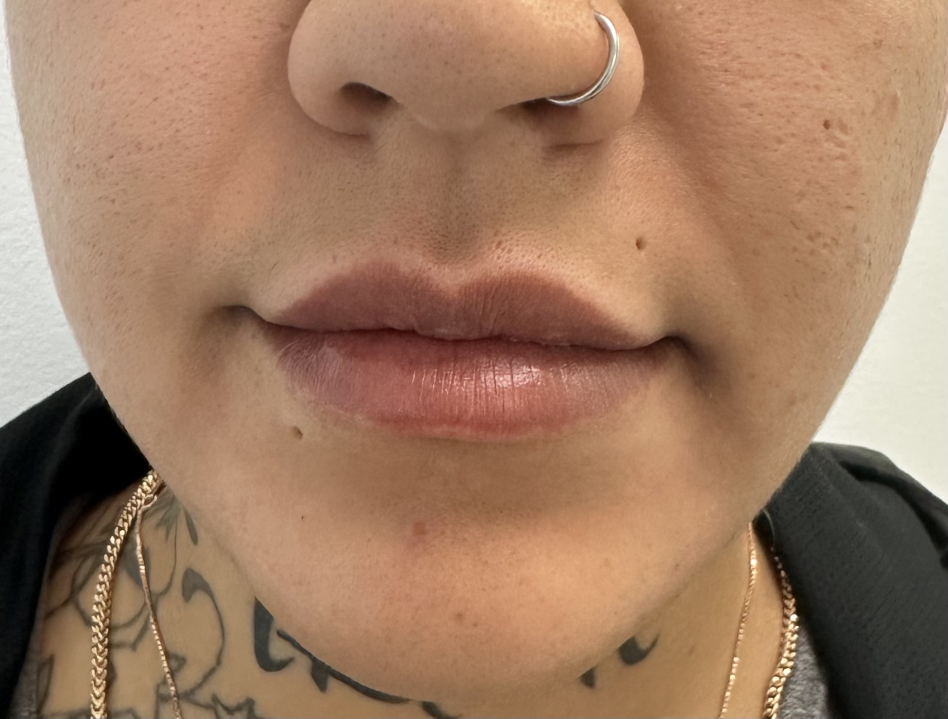
#> input picture design/photos/cleo/img_0221.jpg, 1895 x 1437 px, found by its file name (shown at 1/2 size); its folder holds 4 pictures in this run
$ python make-crops.py
#> lines starting #> are read from the running program, lines starting #| are printed output that depends on the picture
"""Crop client photos to the treatment area so no face is in the published file.

Also colour-matches before/after pairs shot under different white balance, so the
comparison shows the result rather than the lighting.
"""
from PIL import Image, ImageDraw, ImageStat
import os

SRC = 'design/photos/cleo'
OUT = 'design/photos/cleo/crops'
SP = '/tmp/claude-0/-home-user-InstagramCarousel/c1afbe22-4fc3-5184-a3b6-dc6b3d674dd8/scratchpad'

# (left, top, right, bottom) as fractions of the source image
CROPS = {
    'img_0221': (0.20, 0.16, 0.80, 0.64),
    'img_0233': (0.20, 0.14, 0.80, 0.62),
    'img_0962': (0.00, 0.20, 0.60, 0.68),
    'img_0998': (0.00, 0.16, 0.78, 0.80),
    'img_1119': (0.18, 0.46, 0.62, 0.78),
    'img_1123': (0.32, 0.14, 0.80, 0.48),
    'img_9848': (0.26, 0.12, 0.78, 0.68),
    'img_9850': (0.15, 0.00, 0.90, 1.00),
    'img_9908': (0.22, 0.16, 0.92, 0.72),
    'img_9912': (0.02, 0.14, 0.90, 0.88),
    'img_1444': (0.22, 0.40, 0.85, 0.85),
    'img_1447': (0.30, 0.42, 1.00, 0.88),
    'img_7715': (0.50, 0.06, 0.82, 0.72),
    'img_4775': (0.22, 0.30, 0.82, 0.56),
    'img_4777': (0.30, 0.34, 0.85, 0.62),
    'img_4778': (0.25, 0.38, 0.85, 0.64),
    'img_4780': (0.22, 0.42, 0.82, 0.68),
    'img_4781': (0.25, 0.40, 0.78, 0.68),
    'img_4782': (0.35, 0.42, 0.90, 0.70),
}

# Pairs shot under different lighting. Both frames get pulled to the midpoint so
# neither the before nor the after is flattered.
COLOUR_MATCH = [('img_1119', 'img_1123'), ('img_0962', 'img_0998'),
                ('img_9848', 'img_9850')]

ASPECT = 450 / 520  # template frame


def crop(name, box):
#> called with name = 'img_0221', box = (0.2, 0.16, 0.8, 0.64)
    im = Image.open(f'{SRC}/{name}.jpg').convert('RGB')
#> im is the input picture: PIL image 1895x1437 RGB; mean R, G, B 158.1, 122.5, 97.4
    W, H = im.size
#> W = 1895; H = 1437
    l, t, r, b = box[0] * W, box[1] * H, box[2] * W, box[3] * H
#> l = 379; t = 229.9; r = 1516; b = 919.7
    cw, ch = r - l, b - t
#> cw = 1137; ch = 689.8
    cx, cy = (l + r) / 2, (t + b) / 2
#> cx = 947.5; cy = 574.8
    if cw / ch > ASPECT:
        cw = ch * ASPECT
#> cw = 596.9
    else:
        ch = cw / ASPECT
    l, r, t, b = cx - cw / 2, cx + cw / 2, cy - ch / 2, cy + ch / 2
#> l = 649; r = 1246
    if l < 0: r -= l; l = 0
    if t < 0: b -= t; t = 0
    if r > W: l -= r - W; r = W
    if b > H: t -= b - H; b = H
    return im.crop((int(max(0, l)), int(max(0, t)), int(min(W, r)), int(min(H, b))))
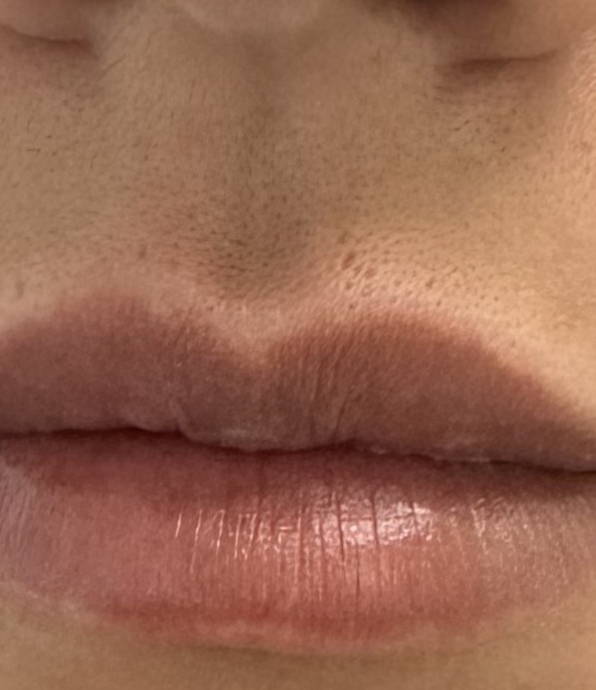
#> returned value: PIL image 596x690 RGB; mean R, G, B 151.8, 102.7, 81.2


STRENGTH = 0.5  # partial correction; a full pull flattens real skin tone


def skin_ref(im):
    """Per-channel median over mid-luminance pixels: skin, not shadow or blowout."""
    small = im.resize((160, int(160 * im.height / im.width)))
    px = list(small.getdata())
    lum = sorted(0.299 * r + 0.587 * g + 0.114 * b for r, g, b in px)
    lo, hi = lum[int(len(lum) * .30)], lum[int(len(lum) * .80)]
    band = [p for p in px if lo <= 0.299 * p[0] + 0.587 * p[1] + 0.114 * p[2] <= hi]
    band = band or px
    return [sorted(p[i] for p in band)[len(band) // 2] for i in range(3)]


def apply_gains(im, ref, target):
    g = [1 + STRENGTH * (target[i] / ref[i] - 1) for i in range(3)]
    return Image.merge('RGB', [
        ch.point(lambda v, k=g[i]: min(255, int(v * k)))
        for i, ch in enumerate(im.split())
    ])


if __name__ == '__main__':
    os.makedirs(OUT, exist_ok=True)
    crops = {n: crop(n, b) for n, b in CROPS.items()}
#> call 2 of crop, with name = 'img_0233', box = (0.2, 0.14, 0.8, 0.62)
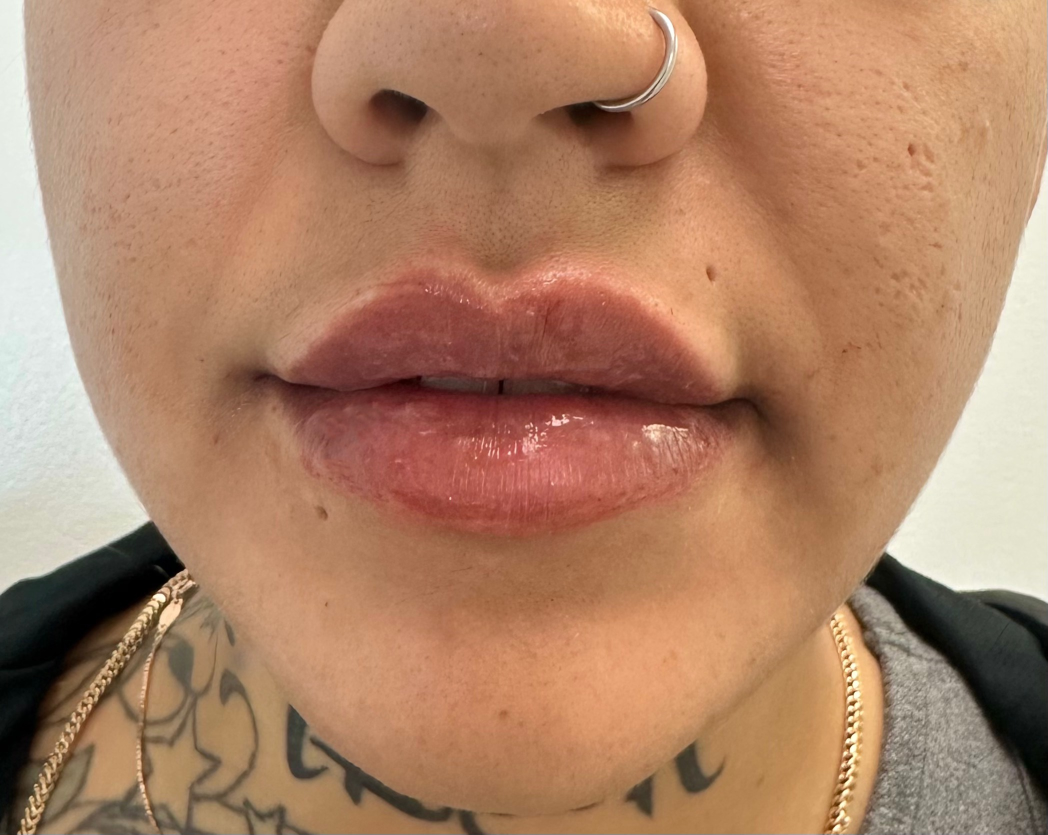
#> input picture design/photos/cleo/img_0233.jpg, 2095 x 1669 px, found by its file name (shown at 1/2 size)
#> in crop, im is the input picture: PIL image 2095x1669 RGB; mean R, G, B 174, 130, 101.9
#> in crop (call 2), `return im.crop((int(max(0, l)), int(max(0, t)), int(min(W, r)), int(mi..`:
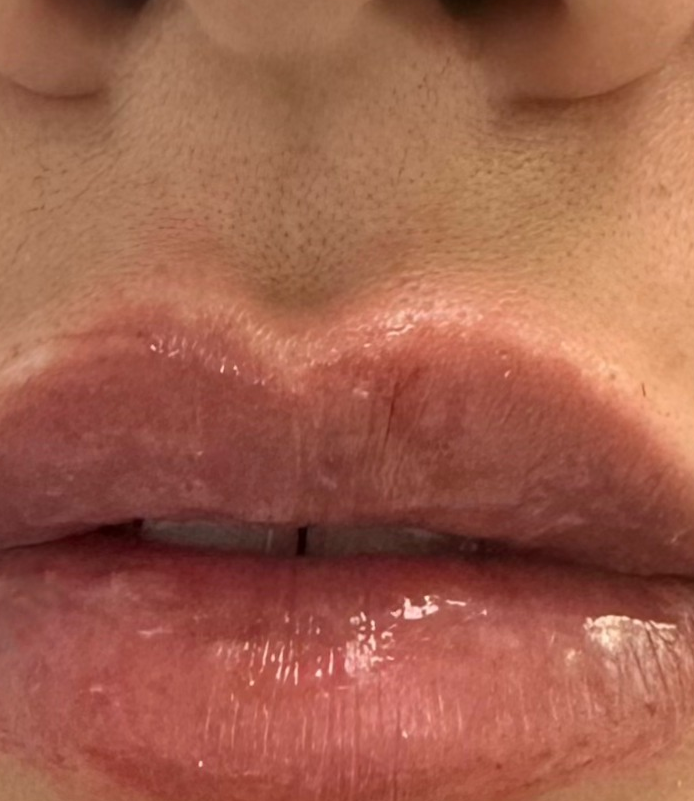
#> returned value: PIL image 694x801 RGB; mean R, G, B 160.8, 96.3, 76.4
#> call 3 of crop, with name = 'img_0962', box = (0, 0.2, 0.6, 0.68)
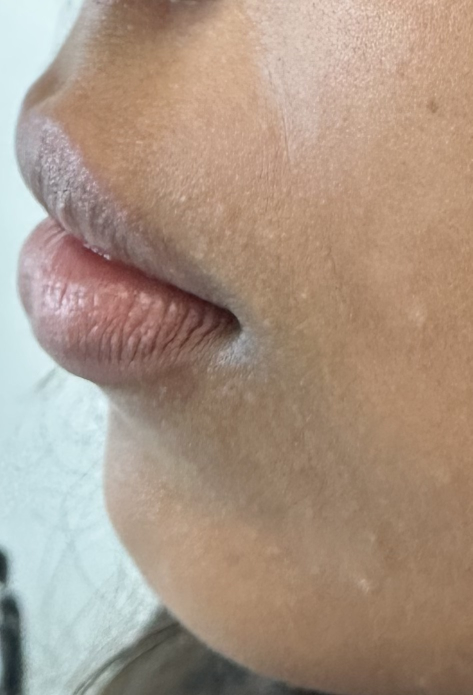
#> input picture design/photos/cleo/img_0962.jpg, 945 x 1390 px, found by its file name (shown at 1/2 size)
#> in crop, im is the input picture: PIL image 945x1390 RGB; mean R, G, B 169.6, 149.4, 133
#> in crop (call 3), `return im.crop((int(max(0, l)), int(max(0, t)), int(min(W, r)), int(mi..`:
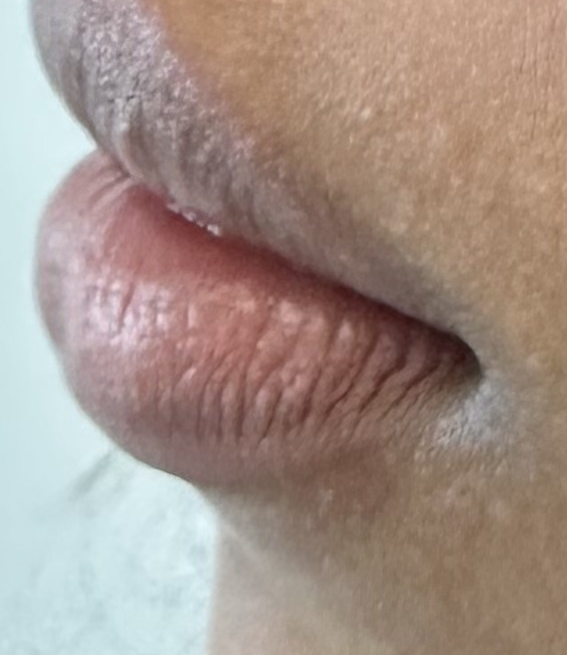
#> returned value: PIL image 567x655 RGB; mean R, G, B 164.1, 146.1, 136.7
#> call 4 of crop, with name = 'img_0998', box = (0, 0.16, 0.78, 0.8)
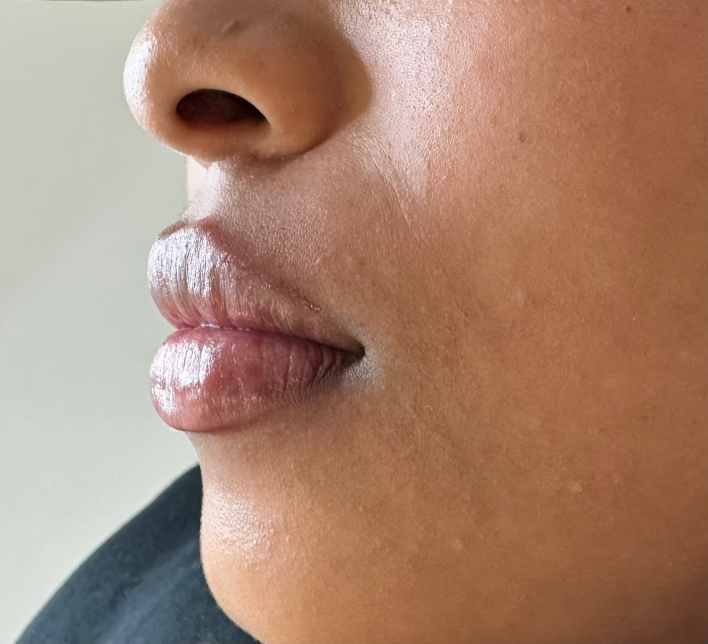
#> input picture design/photos/cleo/img_0998.jpg, 2123 x 1931 px, found by its file name (shown at 1/3 size)
#> in crop, im is the input picture: PIL image 2123x1931 RGB; mean R, G, B 168.3, 132.4, 112.2
#> in crop (call 4), `return im.crop((int(max(0, l)), int(max(0, t)), int(min(W, r)), int(mi..`:
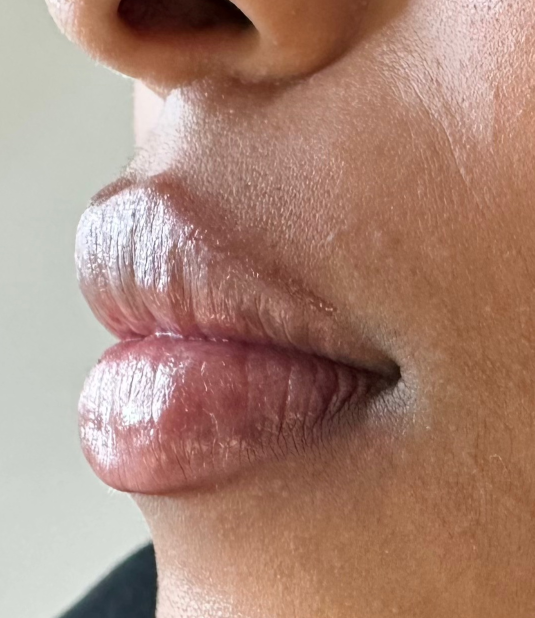
#> returned value: PIL image 1069x1236 RGB (shown at 1/2 size); mean R, G, B 169.3, 134.7, 119.6
#> (the run stopped early here; a loop or call above may not have finished)
